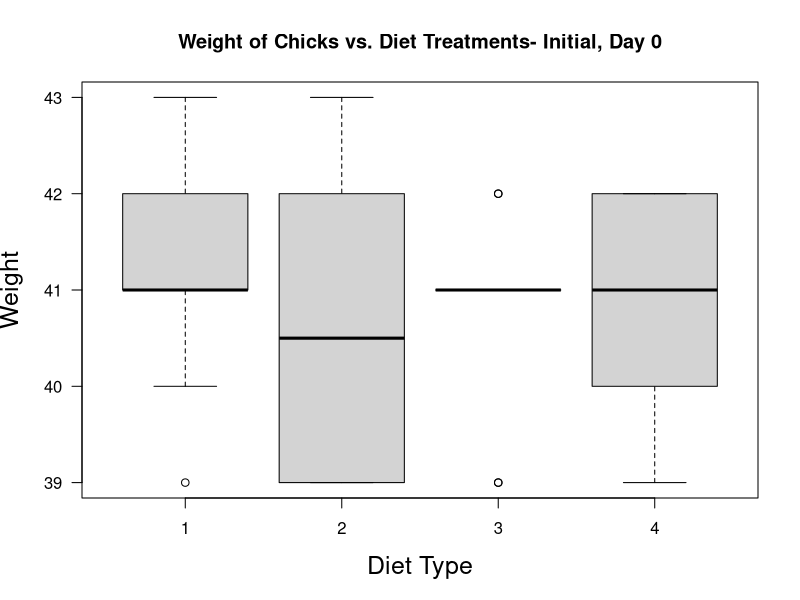
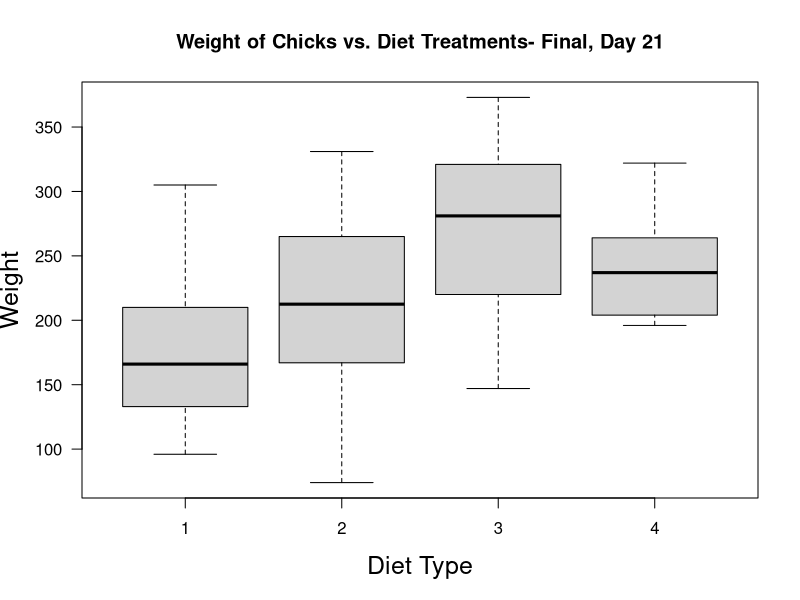
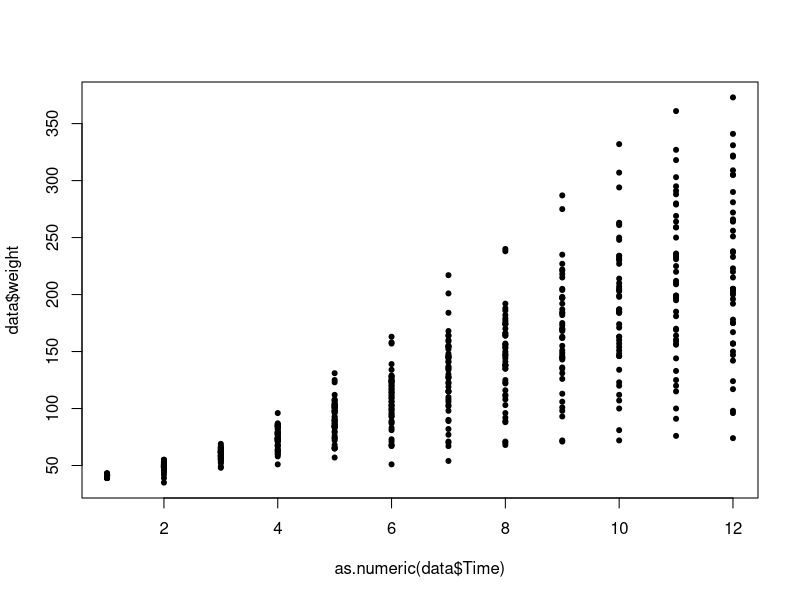
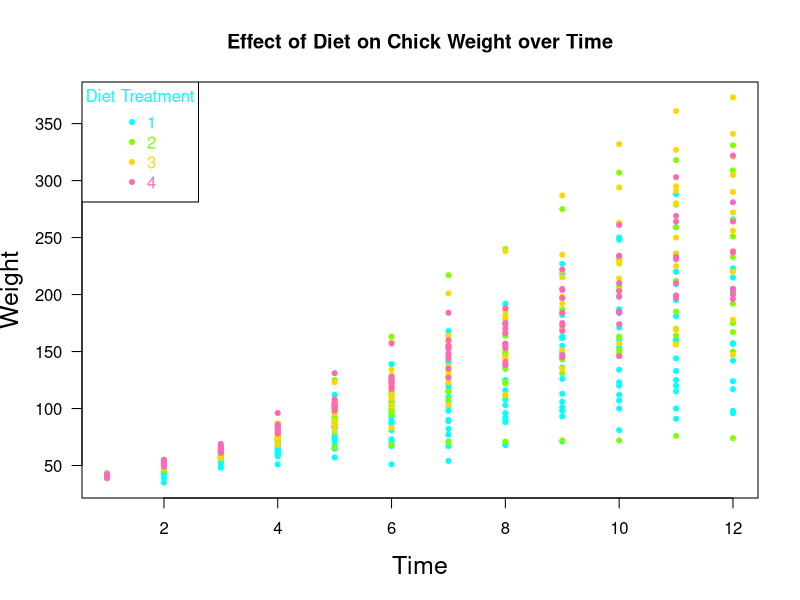
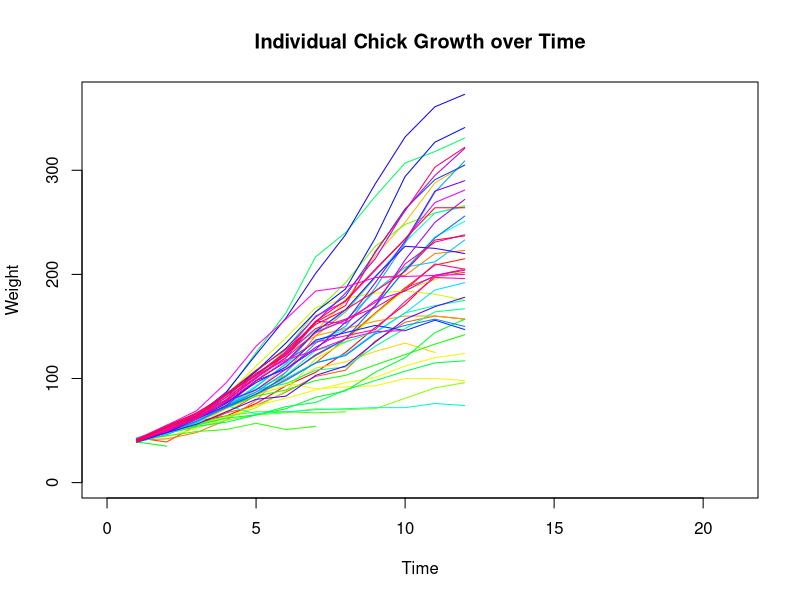

Generate these figures, in order, with R:
##Pinter-Wollman Day 2 Plotting and Statistics Exercise ChickWeight
ChickWeight
ChickWeight=ChickWeight
class(ChickWeight$weight)
class(ChickWeight$Time)
class(ChickWeight$Chick)
class(ChickWeight$Diet)
data <- ChickWeight
data <- within (data, {
  Chick <- factor(Chick)
  Diet <- factor(Diet)
  Time <- factor(Time)
})

#Example 1
data.t0 <- data[data$Time==0,]
#Naming this dataset, all rows where time=0 to be data.t0
windows()
boxplot(weight~Diet, data=data.t0, xlab= "Diet Type", ylab= "Weight", main= "Weight of Chicks vs. Diet Treatments- Initial, Day 0", 
        las=1,
        cex.lab= 1.5)
anova.t0 <-aov(weight~Diet, data=data.t0)
summary(anova.t0)
#weight by diet on day 0 is not significant, p=0.346
TukeyHSD(anova.t0)


#Example 2
data.t21 <- data[data$Time==21,]
windows()
boxplot(weight~Diet, data= data.t21, xlab= "Diet Type", ylab= "Weight", main= "Weight of Chicks vs. Diet Treatments- Final, Day 21", 
        las=1,
        cex.lab= 1.5)
anova.t21 <- aov(weight~Diet, data=data.t21)
summary(anova.t21)
#weight by diet on day 21 is significant, p=0.00686 - 0.686% chance that these events occured by chance
TukeyHSD(anova.t21)


#Example 3
summary(aov(weight~Diet*Time+Error(Chick),data=data))
#There is an effect of Diet on Chick Weight over time (Growth), p=0.000799
# ~ identifies "diet" as the independent variable 


#Example 4
windows()
plot(as.numeric(data$Time), data$weight, pch=20)

cols= sub('1', "cyan", data$Diet)
cols= sub('2', "chartreuse", cols)
cols= sub('3', "gold", cols)
cols= sub('4', "hotpink", cols)

plot(as.numeric(data$Time), data$weight,
     xlab= "Time", ylab= "Weight", main= "Effect of Diet on Chick Weight over Time",
     col=cols,
     pch= 20, las= 1, cex.lab= 1.5)

legend("topleft", title="Diet Treatment", legend=unique(data$Diet), text.col=c("cyan", "chartreuse", "gold", "hotpink"), pch=20, col=c("cyan", "chartreuse", "gold", "hotpink"))


#Example 5
windows()
plot(NA, ylim=c(0,370), xlim=c(0,21),
     xlab="Time", ylab="Weight", main="Individual Chick Growth over Time")

colors=rainbow(50)

for(n in 1:50){
  use.rows=which(data$Chick==n)
  lines(x=data$Time[use.rows],
        y=data$weight[use.rows],col=colors[n])
}

